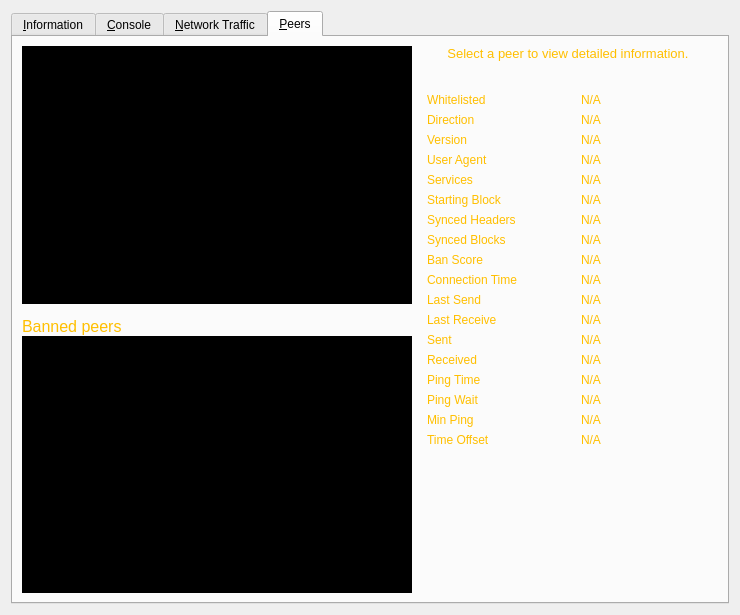
<?xml version="1.0" encoding="UTF-8"?>
<ui version="4.0">
 <class>RPCConsole</class>
 <widget class="QWidget" name="RPCConsole">
  <property name="geometry">
   <rect>
    <x>0</x>
    <y>0</y>
    <width>740</width>
    <height>615</height>
   </rect>
  </property>
  <property name="windowTitle">
   <string>Debug window</string>
  </property>
  <property name="styleSheet">
   <string notr="true">QWidget#RPCConsole { background-image: url(:/icons/Background);}
QWidget#tab_info { background-image: url(:/icons/Background);}
QWidget#tab_console { background-image: url(:/icons/Background);}
QWidget#tab_nettraffic { background-image: url(:/icons/Background);}
QWidget#tab_peers { background-image: url(:/icons/Background);}
QTextEdit#messagesWidget {background-color: black;color: #FFBF00;}
QWidget#peerWidget {background-color: black;color: #FFBF00;}
QWidget#banlistWidget {background-color: black;color: #FFBF00;}
QLabel {color: #FFBF00;}
QRadioButton {color: #FFBF00;}
QCheckBox {color: #FFBF00;}
QPushButton {background-color: white;
    border-style: outset;
    border-width: 2px;
    border-radius: 5px;
    border-color: yellow;
    font: bold 12px;
    min-width: 6em;
    padding: 1px;
	color: #FFBF00
}</string>
  </property>
  <layout class="QVBoxLayout" name="verticalLayout_2">
   <item>
    <widget class="QTabWidget" name="tabWidget">
     <property name="currentIndex">
      <number>3</number>
     </property>
     <widget class="QWidget" name="tab_info">
      <attribute name="title">
       <string>&amp;Information</string>
      </attribute>
      <layout class="QGridLayout" name="gridLayout" columnstretch="0,1,0">
       <property name="horizontalSpacing">
        <number>12</number>
       </property>
       <item row="0" column="0">
        <widget class="QLabel" name="label_9">
         <property name="font">
          <font>
           <weight>75</weight>
           <bold>true</bold>
          </font>
         </property>
         <property name="text">
          <string>General</string>
         </property>
        </widget>
       </item>
       <item row="1" column="0">
        <widget class="QLabel" name="label_6">
         <property name="text">
          <string>Client version</string>
         </property>
        </widget>
       </item>
       <item row="1" column="1" colspan="2">
        <widget class="QLabel" name="clientVersion">
         <property name="cursor">
          <cursorShape>IBeamCursor</cursorShape>
         </property>
         <property name="text">
          <string>N/A</string>
         </property>
         <property name="textFormat">
          <enum>Qt::PlainText</enum>
         </property>
         <property name="textInteractionFlags">
          <set>Qt::LinksAccessibleByMouse|Qt::TextSelectableByKeyboard|Qt::TextSelectableByMouse</set>
         </property>
        </widget>
       </item>
       <item row="2" column="0">
        <widget class="QLabel" name="labelClientUserAgent">
         <property name="text">
          <string>User Agent</string>
         </property>
         <property name="indent">
          <number>10</number>
         </property>
        </widget>
       </item>
       <item row="2" column="1" colspan="2">
        <widget class="QLabel" name="clientUserAgent">
         <property name="cursor">
          <cursorShape>IBeamCursor</cursorShape>
         </property>
         <property name="text">
          <string>N/A</string>
         </property>
         <property name="textFormat">
          <enum>Qt::PlainText</enum>
         </property>
         <property name="textInteractionFlags">
          <set>Qt::LinksAccessibleByMouse|Qt::TextSelectableByKeyboard|Qt::TextSelectableByMouse</set>
         </property>
        </widget>
       </item>
       <item row="3" column="0">
        <widget class="QLabel" name="label_berkeleyDBVersion">
         <property name="text">
          <string>Using BerkeleyDB version</string>
         </property>
         <property name="indent">
          <number>10</number>
         </property>
        </widget>
       </item>
       <item row="3" column="1" colspan="2">
        <widget class="QLabel" name="berkeleyDBVersion">
         <property name="cursor">
          <cursorShape>IBeamCursor</cursorShape>
         </property>
         <property name="text">
          <string>N/A</string>
         </property>
         <property name="textFormat">
          <enum>Qt::PlainText</enum>
         </property>
         <property name="textInteractionFlags">
          <set>Qt::LinksAccessibleByMouse|Qt::TextSelectableByKeyboard|Qt::TextSelectableByMouse</set>
         </property>
        </widget>
       </item>
       <item row="4" column="0">
        <widget class="QLabel" name="label_12">
         <property name="text">
          <string>Datadir</string>
         </property>
        </widget>
       </item>
       <item row="4" column="1" colspan="2">
        <widget class="QLabel" name="dataDir">
         <property name="cursor">
          <cursorShape>IBeamCursor</cursorShape>
         </property>
         <property name="text">
          <string>N/A</string>
         </property>
         <property name="textFormat">
          <enum>Qt::PlainText</enum>
         </property>
         <property name="wordWrap">
          <bool>true</bool>
         </property>
         <property name="textInteractionFlags">
          <set>Qt::LinksAccessibleByMouse|Qt::TextSelectableByKeyboard|Qt::TextSelectableByMouse</set>
         </property>
        </widget>
       </item>
       <item row="5" column="0">
        <widget class="QLabel" name="label_13">
         <property name="text">
          <string>Startup time</string>
         </property>
        </widget>
       </item>
       <item row="5" column="1" colspan="2">
        <widget class="QLabel" name="startupTime">
         <property name="cursor">
          <cursorShape>IBeamCursor</cursorShape>
         </property>
         <property name="text">
          <string>N/A</string>
         </property>
         <property name="textFormat">
          <enum>Qt::PlainText</enum>
         </property>
         <property name="textInteractionFlags">
          <set>Qt::LinksAccessibleByMouse|Qt::TextSelectableByKeyboard|Qt::TextSelectableByMouse</set>
         </property>
        </widget>
       </item>
       <item row="6" column="0">
        <widget class="QLabel" name="labelNetwork">
         <property name="font">
          <font>
           <weight>75</weight>
           <bold>true</bold>
          </font>
         </property>
         <property name="text">
          <string>Network</string>
         </property>
        </widget>
       </item>
       <item row="7" column="0">
        <widget class="QLabel" name="label_8">
         <property name="text">
          <string>Name</string>
         </property>
        </widget>
       </item>
       <item row="7" column="1" colspan="2">
        <widget class="QLabel" name="networkName">
         <property name="cursor">
          <cursorShape>IBeamCursor</cursorShape>
         </property>
         <property name="text">
          <string>N/A</string>
         </property>
         <property name="textFormat">
          <enum>Qt::PlainText</enum>
         </property>
         <property name="textInteractionFlags">
          <set>Qt::LinksAccessibleByMouse|Qt::TextSelectableByKeyboard|Qt::TextSelectableByMouse</set>
         </property>
        </widget>
       </item>
       <item row="8" column="0">
        <widget class="QLabel" name="label_7">
         <property name="text">
          <string>Number of connections</string>
         </property>
        </widget>
       </item>
       <item row="8" column="1" colspan="2">
        <widget class="QLabel" name="numberOfConnections">
         <property name="cursor">
          <cursorShape>IBeamCursor</cursorShape>
         </property>
         <property name="text">
          <string>N/A</string>
         </property>
         <property name="textFormat">
          <enum>Qt::PlainText</enum>
         </property>
         <property name="textInteractionFlags">
          <set>Qt::LinksAccessibleByMouse|Qt::TextSelectableByKeyboard|Qt::TextSelectableByMouse</set>
         </property>
        </widget>
       </item>
       <item row="9" column="0">
        <widget class="QLabel" name="label_10">
         <property name="font">
          <font>
           <weight>75</weight>
           <bold>true</bold>
          </font>
         </property>
         <property name="text">
          <string>Block chain</string>
         </property>
        </widget>
       </item>
       <item row="10" column="0">
        <widget class="QLabel" name="label_3">
         <property name="text">
          <string>Current number of blocks</string>
         </property>
        </widget>
       </item>
       <item row="10" column="1" colspan="2">
        <widget class="QLabel" name="numberOfBlocks">
         <property name="cursor">
          <cursorShape>IBeamCursor</cursorShape>
         </property>
         <property name="text">
          <string>N/A</string>
         </property>
         <property name="textFormat">
          <enum>Qt::PlainText</enum>
         </property>
         <property name="textInteractionFlags">
          <set>Qt::LinksAccessibleByMouse|Qt::TextSelectableByKeyboard|Qt::TextSelectableByMouse</set>
         </property>
        </widget>
       </item>
       <item row="11" column="0">
        <widget class="QLabel" name="labelLastBlockTime">
         <property name="text">
          <string>Last block time</string>
         </property>
        </widget>
       </item>
       <item row="11" column="1" colspan="2">
        <widget class="QLabel" name="lastBlockTime">
         <property name="cursor">
          <cursorShape>IBeamCursor</cursorShape>
         </property>
         <property name="text">
          <string>N/A</string>
         </property>
         <property name="textFormat">
          <enum>Qt::PlainText</enum>
         </property>
         <property name="textInteractionFlags">
          <set>Qt::LinksAccessibleByMouse|Qt::TextSelectableByKeyboard|Qt::TextSelectableByMouse</set>
         </property>
        </widget>
       </item>
       <item row="12" column="0">
        <widget class="QLabel" name="labelMempoolTitle">
         <property name="font">
          <font>
           <weight>75</weight>
           <bold>true</bold>
          </font>
         </property>
         <property name="text">
          <string>Memory Pool</string>
         </property>
        </widget>
       </item>
       <item row="13" column="0">
        <widget class="QLabel" name="labelNumberOfTransactions">
         <property name="text">
          <string>Current number of transactions</string>
         </property>
        </widget>
       </item>
       <item row="13" column="1">
        <widget class="QLabel" name="mempoolNumberTxs">
         <property name="cursor">
          <cursorShape>IBeamCursor</cursorShape>
         </property>
         <property name="text">
          <string>N/A</string>
         </property>
         <property name="textFormat">
          <enum>Qt::PlainText</enum>
         </property>
         <property name="textInteractionFlags">
          <set>Qt::LinksAccessibleByMouse|Qt::TextSelectableByKeyboard|Qt::TextSelectableByMouse</set>
         </property>
        </widget>
       </item>
       <item row="14" column="0">
        <widget class="QLabel" name="labelMemoryUsage">
         <property name="text">
          <string>Memory usage</string>
         </property>
        </widget>
       </item>
       <item row="14" column="1">
        <widget class="QLabel" name="mempoolSize">
         <property name="cursor">
          <cursorShape>IBeamCursor</cursorShape>
         </property>
         <property name="text">
          <string>N/A</string>
         </property>
         <property name="textFormat">
          <enum>Qt::PlainText</enum>
         </property>
         <property name="textInteractionFlags">
          <set>Qt::LinksAccessibleByMouse|Qt::TextSelectableByKeyboard|Qt::TextSelectableByMouse</set>
         </property>
        </widget>
       </item>
       <item row="12" column="2" rowspan="3">
        <layout class="QVBoxLayout" name="verticalLayoutDebugButton">
         <property name="spacing">
          <number>3</number>
         </property>
         <item>
          <spacer name="verticalSpacer_2">
           <property name="orientation">
            <enum>Qt::Vertical</enum>
           </property>
           <property name="sizeHint" stdset="0">
            <size>
             <width>10</width>
             <height>5</height>
            </size>
           </property>
          </spacer>
         </item>
         <item>
          <widget class="QLabel" name="labelDebugLogfile">
           <property name="text">
            <string>Debug log file</string>
           </property>
          </widget>
         </item>
         <item>
          <widget class="QPushButton" name="openDebugLogfileButton">
           <property name="toolTip">
            <string>Open the %1 debug log file from the current data directory. This can take a few seconds for large log files.</string>
           </property>
           <property name="text">
            <string>&amp;Open</string>
           </property>
           <property name="autoDefault">
            <bool>false</bool>
           </property>
          </widget>
         </item>
        </layout>
       </item>
       <item row="15" column="0">
        <spacer name="verticalSpacer">
         <property name="orientation">
          <enum>Qt::Vertical</enum>
         </property>
         <property name="sizeHint" stdset="0">
          <size>
           <width>20</width>
           <height>40</height>
          </size>
         </property>
        </spacer>
       </item>
      </layout>
     </widget>
     <widget class="QWidget" name="tab_console">
      <attribute name="title">
       <string>&amp;Console</string>
      </attribute>
      <layout class="QVBoxLayout" name="verticalLayout_3">
       <property name="spacing">
        <number>3</number>
       </property>
       <property name="bottomMargin">
        <number>5</number>
       </property>
       <item>
        <layout class="QHBoxLayout" name="horizontalLayout">
         <property name="spacing">
          <number>4</number>
         </property>
         <item>
          <spacer name="horizontalSpacer">
           <property name="orientation">
            <enum>Qt::Horizontal</enum>
           </property>
           <property name="sizeHint" stdset="0">
            <size>
             <width>40</width>
             <height>20</height>
            </size>
           </property>
          </spacer>
         </item>
         <item>
          <widget class="QPushButton" name="fontSmallerButton">
           <property name="maximumSize">
            <size>
             <width>24</width>
             <height>24</height>
            </size>
           </property>
           <property name="toolTip">
            <string>Decrease font size</string>
           </property>
           <property name="text">
            <string/>
           </property>
           <property name="icon">
            <iconset resource="../ilcoin.qrc">
             <normaloff>:/icons/fontsmaller</normaloff>:/icons/fontsmaller</iconset>
           </property>
           <property name="iconSize">
            <size>
             <width>24</width>
             <height>16</height>
            </size>
           </property>
           <property name="autoDefault">
            <bool>false</bool>
           </property>
           <property name="flat">
            <bool>true</bool>
           </property>
          </widget>
         </item>
         <item>
          <widget class="QPushButton" name="fontBiggerButton">
           <property name="maximumSize">
            <size>
             <width>24</width>
             <height>24</height>
            </size>
           </property>
           <property name="toolTip">
            <string>Increase font size</string>
           </property>
           <property name="text">
            <string/>
           </property>
           <property name="icon">
            <iconset resource="../ilcoin.qrc">
             <normaloff>:/icons/fontbigger</normaloff>:/icons/fontbigger</iconset>
           </property>
           <property name="iconSize">
            <size>
             <width>24</width>
             <height>16</height>
            </size>
           </property>
           <property name="autoDefault">
            <bool>false</bool>
           </property>
           <property name="flat">
            <bool>true</bool>
           </property>
          </widget>
         </item>
         <item>
          <widget class="QPushButton" name="clearButton">
           <property name="maximumSize">
            <size>
             <width>24</width>
             <height>24</height>
            </size>
           </property>
           <property name="toolTip">
            <string>Clear console</string>
           </property>
           <property name="layoutDirection">
            <enum>Qt::LeftToRight</enum>
           </property>
           <property name="text">
            <string/>
           </property>
           <property name="icon">
            <iconset resource="../ilcoin.qrc">
             <normaloff>:/icons/remove</normaloff>:/icons/remove</iconset>
           </property>
           <property name="shortcut">
            <string notr="true">Ctrl+L</string>
           </property>
           <property name="autoDefault">
            <bool>false</bool>
           </property>
           <property name="flat">
            <bool>true</bool>
           </property>
          </widget>
         </item>
        </layout>
       </item>
       <item>
        <widget class="QTextEdit" name="messagesWidget">
         <property name="minimumSize">
          <size>
           <width>0</width>
           <height>100</height>
          </size>
         </property>
         <property name="readOnly">
          <bool>true</bool>
         </property>
         <property name="tabKeyNavigation" stdset="0">
          <bool>false</bool>
         </property>
         <property name="columnCount" stdset="0">
          <number>2</number>
         </property>
        </widget>
       </item>
       <item>
        <layout class="QHBoxLayout" name="horizontalLayoutPrompt">
         <property name="spacing">
          <number>3</number>
         </property>
         <item>
          <widget class="QPushButton" name="promptIcon">
           <property name="enabled">
            <bool>false</bool>
           </property>
           <property name="maximumSize">
            <size>
             <width>16</width>
             <height>24</height>
            </size>
           </property>
           <property name="text">
            <string/>
           </property>
           <property name="icon">
            <iconset resource="../ilcoin.qrc">
             <normaloff>:/icons/prompticon</normaloff>
             <disabledoff>:/icons/prompticon</disabledoff>:/icons/prompticon</iconset>
           </property>
           <property name="iconSize">
            <size>
             <width>14</width>
             <height>14</height>
            </size>
           </property>
           <property name="autoDefault">
            <bool>false</bool>
           </property>
           <property name="flat">
            <bool>true</bool>
           </property>
          </widget>
         </item>
         <item>
          <widget class="QLineEdit" name="lineEdit">
           <property name="placeholderText">
            <string/>
           </property>
          </widget>
         </item>
        </layout>
       </item>
      </layout>
     </widget>
     <widget class="QWidget" name="tab_nettraffic">
      <attribute name="title">
       <string>&amp;Network Traffic</string>
      </attribute>
      <layout class="QHBoxLayout" name="horizontalLayout_3">
       <item>
        <layout class="QVBoxLayout" name="verticalLayout_4">
         <item>
          <widget class="TrafficGraphWidget" name="trafficGraph" native="true">
           <property name="sizePolicy">
            <sizepolicy hsizetype="Expanding" vsizetype="Expanding">
             <horstretch>0</horstretch>
             <verstretch>0</verstretch>
            </sizepolicy>
           </property>
          </widget>
         </item>
         <item>
          <layout class="QHBoxLayout" name="horizontalLayout_2">
           <item>
            <widget class="QSlider" name="sldGraphRange">
             <property name="autoFillBackground">
              <bool>true</bool>
             </property>
             <property name="minimum">
              <number>1</number>
             </property>
             <property name="maximum">
              <number>288</number>
             </property>
             <property name="pageStep">
              <number>12</number>
             </property>
             <property name="value">
              <number>6</number>
             </property>
             <property name="orientation">
              <enum>Qt::Horizontal</enum>
             </property>
             <property name="invertedControls">
              <bool>false</bool>
             </property>
            </widget>
           </item>
           <item>
            <widget class="QLabel" name="lblGraphRange">
             <property name="minimumSize">
              <size>
               <width>100</width>
               <height>0</height>
              </size>
             </property>
             <property name="alignment">
              <set>Qt::AlignCenter</set>
             </property>
            </widget>
           </item>
           <item>
            <widget class="QPushButton" name="btnClearTrafficGraph">
             <property name="text">
              <string>&amp;Clear</string>
             </property>
             <property name="autoDefault">
              <bool>false</bool>
             </property>
            </widget>
           </item>
          </layout>
         </item>
        </layout>
       </item>
       <item>
        <layout class="QVBoxLayout" name="verticalLayout">
         <item>
          <widget class="QGroupBox" name="groupBox">
           <property name="title">
            <string>Totals</string>
           </property>
           <layout class="QVBoxLayout" name="verticalLayout_5">
            <item>
             <layout class="QHBoxLayout" name="horizontalLayout_4">
              <item>
               <widget class="Line" name="line">
                <property name="sizePolicy">
                 <sizepolicy hsizetype="Fixed" vsizetype="Fixed">
                  <horstretch>0</horstretch>
                  <verstretch>0</verstretch>
                 </sizepolicy>
                </property>
                <property name="minimumSize">
                 <size>
                  <width>10</width>
                  <height>0</height>
                 </size>
                </property>
                <property name="palette">
                 <palette>
                  <active>
                   <colorrole role="Light">
                    <brush brushstyle="SolidPattern">
                     <color alpha="255">
                      <red>0</red>
                      <green>255</green>
                      <blue>0</blue>
                     </color>
                    </brush>
                   </colorrole>
                  </active>
                  <inactive>
                   <colorrole role="Light">
                    <brush brushstyle="SolidPattern">
                     <color alpha="255">
                      <red>0</red>
                      <green>255</green>
                      <blue>0</blue>
                     </color>
                    </brush>
                   </colorrole>
                  </inactive>
                  <disabled>
                   <colorrole role="Light">
                    <brush brushstyle="SolidPattern">
                     <color alpha="255">
                      <red>0</red>
                      <green>255</green>
                      <blue>0</blue>
                     </color>
                    </brush>
                   </colorrole>
                  </disabled>
                 </palette>
                </property>
                <property name="orientation">
                 <enum>Qt::Horizontal</enum>
                </property>
               </widget>
              </item>
              <item>
               <widget class="QLabel" name="label_16">
                <property name="text">
                 <string>Received</string>
                </property>
               </widget>
              </item>
              <item>
               <widget class="QLabel" name="lblBytesIn">
                <property name="minimumSize">
                 <size>
                  <width>50</width>
                  <height>0</height>
                 </size>
                </property>
                <property name="alignment">
                 <set>Qt::AlignRight|Qt::AlignTrailing|Qt::AlignVCenter</set>
                </property>
               </widget>
              </item>
             </layout>
            </item>
            <item>
             <layout class="QHBoxLayout" name="horizontalLayout_5">
              <item>
               <widget class="Line" name="line_2">
                <property name="sizePolicy">
                 <sizepolicy hsizetype="Fixed" vsizetype="Fixed">
                  <horstretch>0</horstretch>
                  <verstretch>0</verstretch>
                 </sizepolicy>
                </property>
                <property name="minimumSize">
                 <size>
                  <width>10</width>
                  <height>0</height>
                 </size>
                </property>
                <property name="palette">
                 <palette>
                  <active>
                   <colorrole role="Light">
                    <brush brushstyle="SolidPattern">
                     <color alpha="255">
                      <red>255</red>
                      <green>0</green>
                      <blue>0</blue>
                     </color>
                    </brush>
                   </colorrole>
                  </active>
                  <inactive>
                   <colorrole role="Light">
                    <brush brushstyle="SolidPattern">
                     <color alpha="255">
                      <red>255</red>
                      <green>0</green>
                      <blue>0</blue>
                     </color>
                    </brush>
                   </colorrole>
                  </inactive>
                  <disabled>
                   <colorrole role="Light">
                    <brush brushstyle="SolidPattern">
                     <color alpha="255">
                      <red>255</red>
                      <green>0</green>
                      <blue>0</blue>
                     </color>
                    </brush>
                   </colorrole>
                  </disabled>
                 </palette>
                </property>
                <property name="orientation">
                 <enum>Qt::Horizontal</enum>
                </property>
               </widget>
              </item>
              <item>
               <widget class="QLabel" name="label_17">
                <property name="text">
                 <string>Sent</string>
                </property>
               </widget>
              </item>
              <item>
               <widget class="QLabel" name="lblBytesOut">
                <property name="minimumSize">
                 <size>
                  <width>50</width>
                  <height>0</height>
                 </size>
                </property>
                <property name="alignment">
                 <set>Qt::AlignRight|Qt::AlignTrailing|Qt::AlignVCenter</set>
                </property>
               </widget>
              </item>
             </layout>
            </item>
            <item>
             <spacer name="verticalSpacer_4">
              <property name="orientation">
               <enum>Qt::Vertical</enum>
              </property>
              <property name="sizeHint" stdset="0">
               <size>
                <width>20</width>
                <height>407</height>
               </size>
              </property>
             </spacer>
            </item>
           </layout>
          </widget>
         </item>
        </layout>
       </item>
      </layout>
     </widget>
     <widget class="QWidget" name="tab_peers">
      <attribute name="title">
       <string>&amp;Peers</string>
      </attribute>
      <layout class="QGridLayout" name="gridLayout_2">
       <item row="0" column="0" rowspan="2">
        <layout class="QVBoxLayout" name="verticalLayout_101">
         <property name="spacing">
          <number>0</number>
         </property>
         <item>
          <widget class="QTableView" name="peerWidget">
           <property name="horizontalScrollBarPolicy">
            <enum>Qt::ScrollBarAsNeeded</enum>
           </property>
           <property name="tabKeyNavigation">
            <bool>false</bool>
           </property>
           <property name="sortingEnabled">
            <bool>true</bool>
           </property>
           <attribute name="horizontalHeaderHighlightSections">
            <bool>false</bool>
           </attribute>
          </widget>
         </item>
         <item>
          <widget class="QLabel" name="banHeading">
           <property name="sizePolicy">
            <sizepolicy hsizetype="Preferred" vsizetype="Minimum">
             <horstretch>0</horstretch>
             <verstretch>0</verstretch>
            </sizepolicy>
           </property>
           <property name="minimumSize">
            <size>
             <width>300</width>
             <height>32</height>
            </size>
           </property>
           <property name="maximumSize">
            <size>
             <width>16777215</width>
             <height>32</height>
            </size>
           </property>
           <property name="font">
            <font>
             <pointsize>12</pointsize>
            </font>
           </property>
           <property name="cursor">
            <cursorShape>IBeamCursor</cursorShape>
           </property>
           <property name="text">
            <string>Banned peers</string>
           </property>
           <property name="alignment">
            <set>Qt::AlignBottom|Qt::AlignLeading|Qt::AlignLeft</set>
           </property>
           <property name="wordWrap">
            <bool>true</bool>
           </property>
           <property name="textInteractionFlags">
            <set>Qt::NoTextInteraction</set>
           </property>
          </widget>
         </item>
         <item>
          <widget class="QTableView" name="banlistWidget">
           <property name="sizePolicy">
            <sizepolicy hsizetype="Expanding" vsizetype="Expanding">
             <horstretch>0</horstretch>
             <verstretch>0</verstretch>
            </sizepolicy>
           </property>
           <property name="horizontalScrollBarPolicy">
            <enum>Qt::ScrollBarAsNeeded</enum>
           </property>
           <property name="tabKeyNavigation">
            <bool>false</bool>
           </property>
           <property name="sortingEnabled">
            <bool>true</bool>
           </property>
           <attribute name="horizontalHeaderHighlightSections">
            <bool>false</bool>
           </attribute>
          </widget>
         </item>
        </layout>
       </item>
       <item row="0" column="1">
        <widget class="QLabel" name="peerHeading">
         <property name="sizePolicy">
          <sizepolicy hsizetype="Preferred" vsizetype="Minimum">
           <horstretch>0</horstretch>
           <verstretch>0</verstretch>
          </sizepolicy>
         </property>
         <property name="minimumSize">
          <size>
           <width>300</width>
           <height>32</height>
          </size>
         </property>
         <property name="font">
          <font>
           <pointsize>10</pointsize>
          </font>
         </property>
         <property name="cursor">
          <cursorShape>IBeamCursor</cursorShape>
         </property>
         <property name="text">
          <string>Select a peer to view detailed information.</string>
         </property>
         <property name="alignment">
          <set>Qt::AlignHCenter|Qt::AlignTop</set>
         </property>
         <property name="wordWrap">
          <bool>true</bool>
         </property>
         <property name="textInteractionFlags">
          <set>Qt::LinksAccessibleByMouse|Qt::TextSelectableByKeyboard|Qt::TextSelectableByMouse</set>
         </property>
        </widget>
       </item>
       <item row="1" column="1">
        <widget class="QWidget" name="detailWidget" native="true">
         <property name="minimumSize">
          <size>
           <width>300</width>
           <height>0</height>
          </size>
         </property>
         <layout class="QGridLayout" name="gridLayout_3">
          <item row="0" column="0">
           <widget class="QLabel" name="label_30">
            <property name="text">
             <string>Whitelisted</string>
            </property>
           </widget>
          </item>
          <item row="0" column="2">
           <widget class="QLabel" name="peerWhitelisted">
            <property name="cursor">
             <cursorShape>IBeamCursor</cursorShape>
            </property>
            <property name="text">
             <string>N/A</string>
            </property>
            <property name="textFormat">
             <enum>Qt::PlainText</enum>
            </property>
            <property name="textInteractionFlags">
             <set>Qt::LinksAccessibleByMouse|Qt::TextSelectableByKeyboard|Qt::TextSelectableByMouse</set>
            </property>
           </widget>
          </item>
          <item row="1" column="0">
           <widget class="QLabel" name="label_23">
            <property name="text">
             <string>Direction</string>
            </property>
           </widget>
          </item>
          <item row="1" column="2">
           <widget class="QLabel" name="peerDirection">
            <property name="cursor">
             <cursorShape>IBeamCursor</cursorShape>
            </property>
            <property name="text">
             <string>N/A</string>
            </property>
            <property name="textFormat">
             <enum>Qt::PlainText</enum>
            </property>
            <property name="textInteractionFlags">
             <set>Qt::LinksAccessibleByMouse|Qt::TextSelectableByKeyboard|Qt::TextSelectableByMouse</set>
            </property>
           </widget>
          </item>
          <item row="2" column="0">
           <widget class="QLabel" name="label_21">
            <property name="text">
             <string>Version</string>
            </property>
           </widget>
          </item>
          <item row="2" column="2">
           <widget class="QLabel" name="peerVersion">
            <property name="cursor">
             <cursorShape>IBeamCursor</cursorShape>
            </property>
            <property name="text">
             <string>N/A</string>
            </property>
            <property name="textFormat">
             <enum>Qt::PlainText</enum>
            </property>
            <property name="textInteractionFlags">
             <set>Qt::LinksAccessibleByMouse|Qt::TextSelectableByKeyboard|Qt::TextSelectableByMouse</set>
            </property>
           </widget>
          </item>
          <item row="3" column="0">
           <widget class="QLabel" name="label_28">
            <property name="text">
             <string>User Agent</string>
            </property>
           </widget>
          </item>
          <item row="3" column="2">
           <widget class="QLabel" name="peerSubversion">
            <property name="cursor">
             <cursorShape>IBeamCursor</cursorShape>
            </property>
            <property name="text">
             <string>N/A</string>
            </property>
            <property name="textFormat">
             <enum>Qt::PlainText</enum>
            </property>
            <property name="textInteractionFlags">
             <set>Qt::LinksAccessibleByMouse|Qt::TextSelectableByKeyboard|Qt::TextSelectableByMouse</set>
            </property>
           </widget>
          </item>
          <item row="4" column="0">
           <widget class="QLabel" name="label_4">
            <property name="text">
             <string>Services</string>
            </property>
           </widget>
          </item>
          <item row="4" column="2">
           <widget class="QLabel" name="peerServices">
            <property name="cursor">
             <cursorShape>IBeamCursor</cursorShape>
            </property>
            <property name="text">
             <string>N/A</string>
            </property>
            <property name="textFormat">
             <enum>Qt::PlainText</enum>
            </property>
            <property name="textInteractionFlags">
             <set>Qt::LinksAccessibleByMouse|Qt::TextSelectableByKeyboard|Qt::TextSelectableByMouse</set>
            </property>
           </widget>
          </item>
          <item row="5" column="0">
           <widget class="QLabel" name="label_29">
            <property name="text">
             <string>Starting Block</string>
            </property>
           </widget>
          </item>
          <item row="5" column="2">
           <widget class="QLabel" name="peerHeight">
            <property name="cursor">
             <cursorShape>IBeamCursor</cursorShape>
            </property>
            <property name="text">
             <string>N/A</string>
            </property>
            <property name="textFormat">
             <enum>Qt::PlainText</enum>
            </property>
            <property name="textInteractionFlags">
             <set>Qt::LinksAccessibleByMouse|Qt::TextSelectableByKeyboard|Qt::TextSelectableByMouse</set>
            </property>
           </widget>
          </item>
          <item row="6" column="0">
           <widget class="QLabel" name="label_27">
            <property name="text">
             <string>Synced Headers</string>
            </property>
           </widget>
          </item>
          <item row="6" column="2">
           <widget class="QLabel" name="peerSyncHeight">
            <property name="cursor">
             <cursorShape>IBeamCursor</cursorShape>
            </property>
            <property name="text">
             <string>N/A</string>
            </property>
            <property name="textFormat">
             <enum>Qt::PlainText</enum>
            </property>
            <property name="textInteractionFlags">
             <set>Qt::LinksAccessibleByMouse|Qt::TextSelectableByKeyboard|Qt::TextSelectableByMouse</set>
            </property>
           </widget>
          </item>
          <item row="7" column="0">
           <widget class="QLabel" name="label_25">
            <property name="text">
             <string>Synced Blocks</string>
            </property>
           </widget>
          </item>
          <item row="7" column="2">
           <widget class="QLabel" name="peerCommonHeight">
            <property name="cursor">
             <cursorShape>IBeamCursor</cursorShape>
            </property>
            <property name="text">
             <string>N/A</string>
            </property>
            <property name="textFormat">
             <enum>Qt::PlainText</enum>
            </property>
            <property name="textInteractionFlags">
             <set>Qt::LinksAccessibleByMouse|Qt::TextSelectableByKeyboard|Qt::TextSelectableByMouse</set>
            </property>
           </widget>
          </item>
          <item row="8" column="0">
           <widget class="QLabel" name="label_24">
            <property name="text">
             <string>Ban Score</string>
            </property>
           </widget>
          </item>
          <item row="8" column="2">
           <widget class="QLabel" name="peerBanScore">
            <property name="cursor">
             <cursorShape>IBeamCursor</cursorShape>
            </property>
            <property name="text">
             <string>N/A</string>
            </property>
            <property name="textFormat">
             <enum>Qt::PlainText</enum>
            </property>
            <property name="textInteractionFlags">
             <set>Qt::LinksAccessibleByMouse|Qt::TextSelectableByKeyboard|Qt::TextSelectableByMouse</set>
            </property>
           </widget>
          </item>
          <item row="9" column="0">
           <widget class="QLabel" name="label_22">
            <property name="text">
             <string>Connection Time</string>
            </property>
           </widget>
          </item>
          <item row="9" column="2">
           <widget class="QLabel" name="peerConnTime">
            <property name="cursor">
             <cursorShape>IBeamCursor</cursorShape>
            </property>
            <property name="text">
             <string>N/A</string>
            </property>
            <property name="textFormat">
             <enum>Qt::PlainText</enum>
            </property>
            <property name="textInteractionFlags">
             <set>Qt::LinksAccessibleByMouse|Qt::TextSelectableByKeyboard|Qt::TextSelectableByMouse</set>
            </property>
           </widget>
          </item>
          <item row="10" column="0">
           <widget class="QLabel" name="label_15">
            <property name="text">
             <string>Last Send</string>
            </property>
           </widget>
          </item>
          <item row="10" column="2">
           <widget class="QLabel" name="peerLastSend">
            <property name="cursor">
             <cursorShape>IBeamCursor</cursorShape>
            </property>
            <property name="text">
             <string>N/A</string>
            </property>
            <property name="textFormat">
             <enum>Qt::PlainText</enum>
            </property>
            <property name="textInteractionFlags">
             <set>Qt::LinksAccessibleByMouse|Qt::TextSelectableByKeyboard|Qt::TextSelectableByMouse</set>
            </property>
           </widget>
          </item>
          <item row="11" column="0">
           <widget class="QLabel" name="label_19">
            <property name="text">
             <string>Last Receive</string>
            </property>
           </widget>
          </item>
          <item row="11" column="2">
           <widget class="QLabel" name="peerLastRecv">
            <property name="cursor">
             <cursorShape>IBeamCursor</cursorShape>
            </property>
            <property name="text">
             <string>N/A</string>
            </property>
            <property name="textFormat">
             <enum>Qt::PlainText</enum>
            </property>
            <property name="textInteractionFlags">
             <set>Qt::LinksAccessibleByMouse|Qt::TextSelectableByKeyboard|Qt::TextSelectableByMouse</set>
            </property>
           </widget>
          </item>
          <item row="12" column="0">
           <widget class="QLabel" name="label_18">
            <property name="text">
             <string>Sent</string>
            </property>
           </widget>
          </item>
          <item row="12" column="2">
           <widget class="QLabel" name="peerBytesSent">
            <property name="cursor">
             <cursorShape>IBeamCursor</cursorShape>
            </property>
            <property name="text">
             <string>N/A</string>
            </property>
            <property name="textFormat">
             <enum>Qt::PlainText</enum>
            </property>
            <property name="textInteractionFlags">
             <set>Qt::LinksAccessibleByMouse|Qt::TextSelectableByKeyboard|Qt::TextSelectableByMouse</set>
            </property>
           </widget>
          </item>
          <item row="13" column="0">
           <widget class="QLabel" name="label_20">
            <property name="text">
             <string>Received</string>
            </property>
           </widget>
          </item>
          <item row="13" column="2">
           <widget class="QLabel" name="peerBytesRecv">
            <property name="cursor">
             <cursorShape>IBeamCursor</cursorShape>
            </property>
            <property name="text">
             <string>N/A</string>
            </property>
            <property name="textFormat">
             <enum>Qt::PlainText</enum>
            </property>
            <property name="textInteractionFlags">
             <set>Qt::LinksAccessibleByMouse|Qt::TextSelectableByKeyboard|Qt::TextSelectableByMouse</set>
            </property>
           </widget>
          </item>
          <item row="14" column="0">
           <widget class="QLabel" name="label_26">
            <property name="text">
             <string>Ping Time</string>
            </property>
           </widget>
          </item>
          <item row="14" column="2">
           <widget class="QLabel" name="peerPingTime">
            <property name="cursor">
             <cursorShape>IBeamCursor</cursorShape>
            </property>
            <property name="text">
             <string>N/A</string>
            </property>
            <property name="textFormat">
             <enum>Qt::PlainText</enum>
            </property>
            <property name="textInteractionFlags">
             <set>Qt::LinksAccessibleByMouse|Qt::TextSelectableByKeyboard|Qt::TextSelectableByMouse</set>
            </property>
           </widget>
          </item>
          <item row="15" column="0">
           <widget class="QLabel" name="peerPingWaitLabel">
            <property name="toolTip">
             <string>The duration of a currently outstanding ping.</string>
            </property>
            <property name="text">
             <string>Ping Wait</string>
            </property>
           </widget>
          </item>
          <item row="15" column="2">
           <widget class="QLabel" name="peerPingWait">
            <property name="cursor">
             <cursorShape>IBeamCursor</cursorShape>
            </property>
            <property name="text">
             <string>N/A</string>
            </property>
            <property name="textFormat">
             <enum>Qt::PlainText</enum>
            </property>
            <property name="textInteractionFlags">
             <set>Qt::LinksAccessibleByMouse|Qt::TextSelectableByKeyboard|Qt::TextSelectableByMouse</set>
            </property>
           </widget>
          </item>
          <item row="16" column="0">
           <widget class="QLabel" name="peerMinPingLabel">
            <property name="text">
             <string>Min Ping</string>
            </property>
           </widget>
          </item>
          <item row="16" column="2">
           <widget class="QLabel" name="peerMinPing">
            <property name="cursor">
             <cursorShape>IBeamCursor</cursorShape>
            </property>
            <property name="text">
             <string>N/A</string>
            </property>
            <property name="textFormat">
             <enum>Qt::PlainText</enum>
            </property>
            <property name="textInteractionFlags">
             <set>Qt::LinksAccessibleByMouse|Qt::TextSelectableByKeyboard|Qt::TextSelectableByMouse</set>
            </property>
           </widget>
          </item>
          <item row="17" column="0">
           <widget class="QLabel" name="label_timeoffset">
            <property name="text">
             <string>Time Offset</string>
            </property>
           </widget>
          </item>
          <item row="17" column="2">
           <widget class="QLabel" name="timeoffset">
            <property name="cursor">
             <cursorShape>IBeamCursor</cursorShape>
            </property>
            <property name="text">
             <string>N/A</string>
            </property>
            <property name="textFormat">
             <enum>Qt::PlainText</enum>
            </property>
            <property name="textInteractionFlags">
             <set>Qt::LinksAccessibleByMouse|Qt::TextSelectableByKeyboard|Qt::TextSelectableByMouse</set>
            </property>
           </widget>
          </item>
          <item row="18" column="1">
           <spacer name="verticalSpacer_3">
            <property name="orientation">
             <enum>Qt::Vertical</enum>
            </property>
            <property name="sizeHint" stdset="0">
             <size>
              <width>20</width>
              <height>40</height>
             </size>
            </property>
           </spacer>
          </item>
         </layout>
        </widget>
       </item>
      </layout>
     </widget>
    </widget>
   </item>
  </layout>
 </widget>
 <customwidgets>
  <customwidget>
   <class>TrafficGraphWidget</class>
   <extends>QWidget</extends>
   <header>trafficgraphwidget.h</header>
   <container>1</container>
   <slots>
    <slot>clear()</slot>
   </slots>
  </customwidget>
 </customwidgets>
 <resources>
  <include location="../ilcoin.qrc"/>
 </resources>
 <connections/>
</ui>
